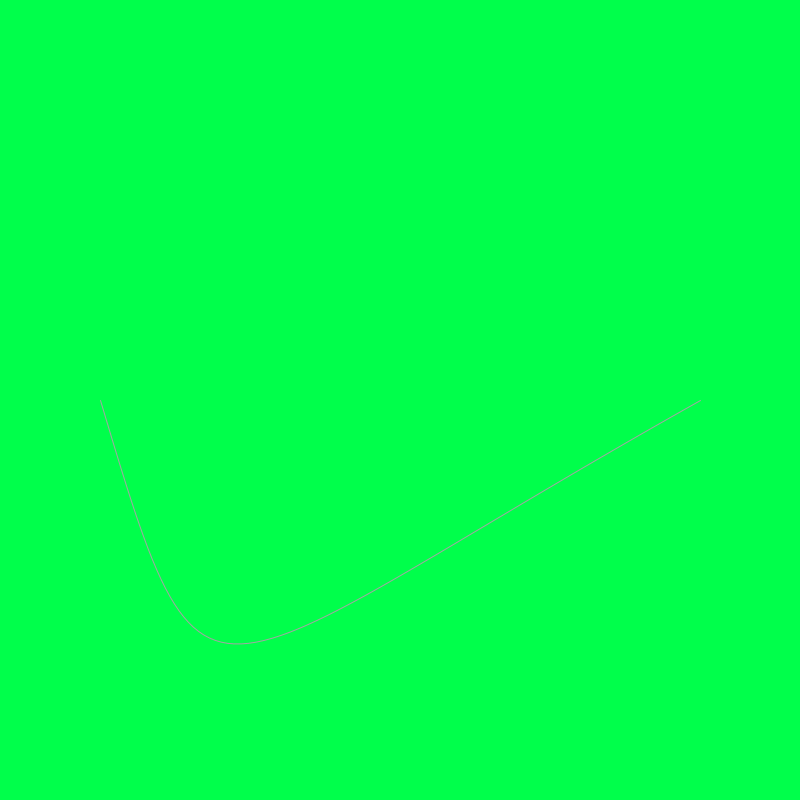
Frame 1 (no input)
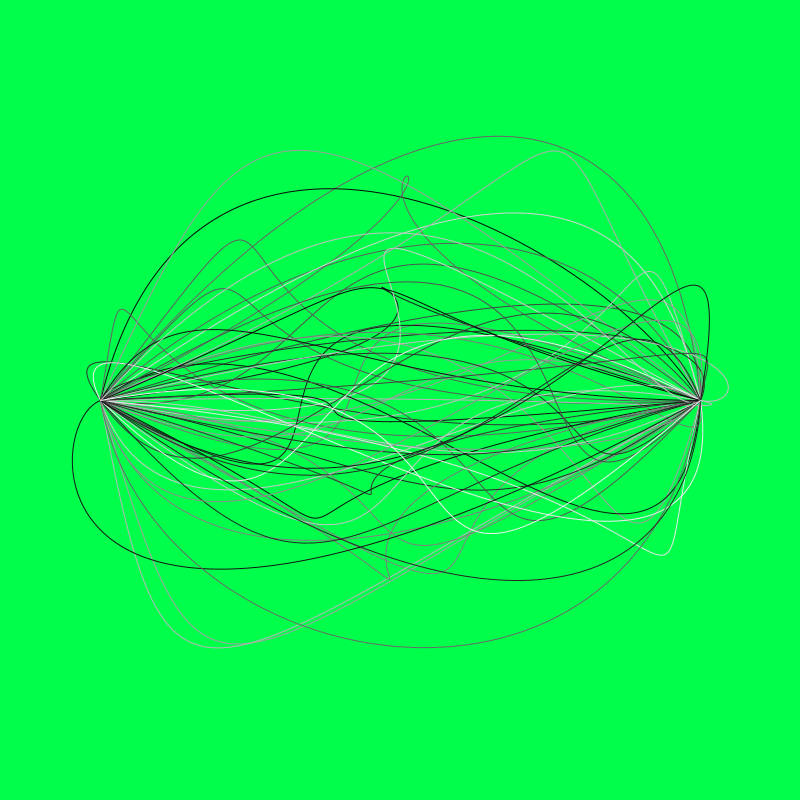
Frame 60 (the mouse pressed at the canvas centre just before this capture)
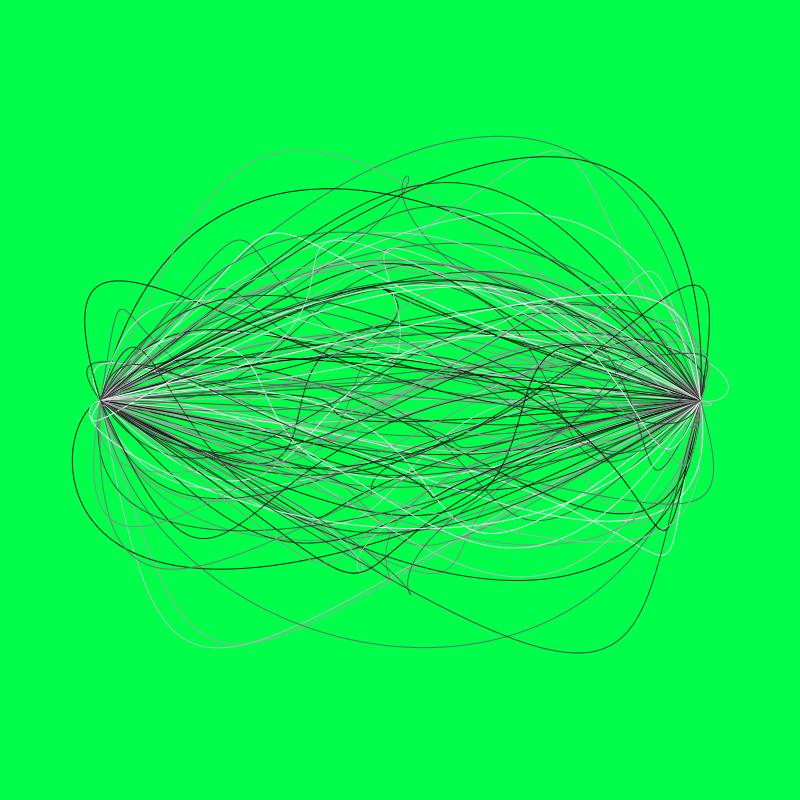
Frame 120 (the mouse held since frame 60 and released just before this capture)

The Processing sketch that drew these frames (run headless with seeded random() and noise(); from frame 60 on, the mouse is pressed at the canvas centre):

// Processing sketch: C002_BezierPattern
// ── C002_BezierPattern.pde
void setup(){
  size(800,800);
  background(0,255,75);
  smooth();
}

void draw(){
  noFill();
  stroke(random(255));
  bezier(100, height/2, random(width), random(height), random(width), random(height), 700, height/2);
}
